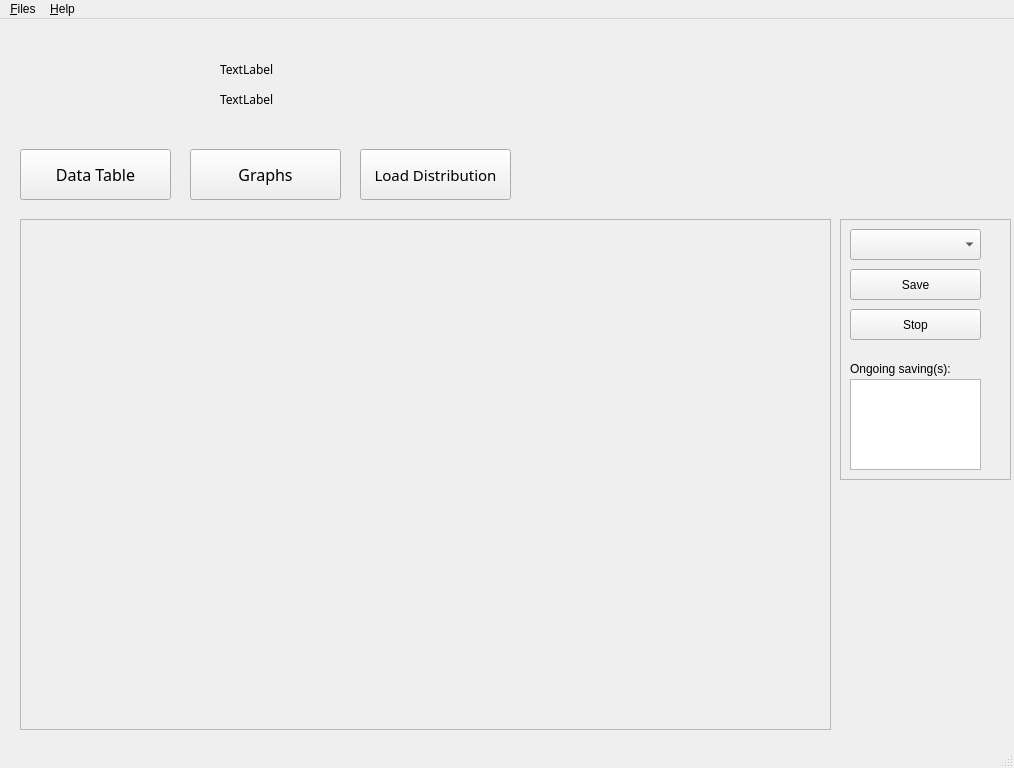
<?xml version="1.0" encoding="UTF-8"?>
<ui version="4.0">
 <class>MainWindow</class>
 <widget class="QMainWindow" name="MainWindow">
  <property name="geometry">
   <rect>
    <x>0</x>
    <y>0</y>
    <width>1014</width>
    <height>768</height>
   </rect>
  </property>
  <property name="windowTitle">
   <string>MainWindow</string>
  </property>
  <widget class="QWidget" name="centralwidget">
   <widget class="QScrollArea" name="scrollArea">
    <property name="geometry">
     <rect>
      <x>20</x>
      <y>200</y>
      <width>811</width>
      <height>511</height>
     </rect>
    </property>
    <property name="widgetResizable">
     <bool>true</bool>
    </property>
    <widget class="QWidget" name="scrollAreaWidgetContents">
     <property name="geometry">
      <rect>
       <x>0</x>
       <y>0</y>
       <width>809</width>
       <height>509</height>
      </rect>
     </property>
    </widget>
   </widget>
   <widget class="QPushButton" name="TableButton">
    <property name="geometry">
     <rect>
      <x>20</x>
      <y>130</y>
      <width>151</width>
      <height>51</height>
     </rect>
    </property>
    <property name="font">
     <font>
      <family>Segoe UI Light</family>
      <pointsize>12</pointsize>
     </font>
    </property>
    <property name="text">
     <string>Data Table</string>
    </property>
   </widget>
   <widget class="QPushButton" name="GraphButton">
    <property name="geometry">
     <rect>
      <x>190</x>
      <y>130</y>
      <width>151</width>
      <height>51</height>
     </rect>
    </property>
    <property name="font">
     <font>
      <family>Segoe UI Light</family>
      <pointsize>12</pointsize>
     </font>
    </property>
    <property name="text">
     <string>Graphs</string>
    </property>
   </widget>
   <widget class="QPushButton" name="LDButton">
    <property name="geometry">
     <rect>
      <x>360</x>
      <y>130</y>
      <width>151</width>
      <height>51</height>
     </rect>
    </property>
    <property name="font">
     <font>
      <family>Segoe UI Light</family>
      <pointsize>11</pointsize>
     </font>
    </property>
    <property name="text">
     <string>Load Distribution</string>
    </property>
   </widget>
   <widget class="QLabel" name="label">
    <property name="geometry">
     <rect>
      <x>10</x>
      <y>10</y>
      <width>91</width>
      <height>91</height>
     </rect>
    </property>
    <property name="text">
     <string/>
    </property>
    <property name="pixmap">
     <pixmap resource="Main.qrc">:/Icons/icons/1024px-University_of_Tehran_logo.svg_.png</pixmap>
    </property>
    <property name="scaledContents">
     <bool>true</bool>
    </property>
   </widget>
   <widget class="QLabel" name="label_2">
    <property name="geometry">
     <rect>
      <x>110</x>
      <y>10</y>
      <width>91</width>
      <height>91</height>
     </rect>
    </property>
    <property name="text">
     <string/>
    </property>
    <property name="pixmap">
     <pixmap resource="Main.qrc">:/Icons/icons/1024px-University_of_Tehran_logo.svg_.png</pixmap>
    </property>
    <property name="scaledContents">
     <bool>true</bool>
    </property>
   </widget>
   <widget class="QLabel" name="Time">
    <property name="geometry">
     <rect>
      <x>220</x>
      <y>40</y>
      <width>191</width>
      <height>21</height>
     </rect>
    </property>
    <property name="font">
     <font>
      <family>Segoe UI Light</family>
      <pointsize>9</pointsize>
     </font>
    </property>
    <property name="text">
     <string>TextLabel</string>
    </property>
   </widget>
   <widget class="QLabel" name="Date">
    <property name="geometry">
     <rect>
      <x>220</x>
      <y>70</y>
      <width>191</width>
      <height>21</height>
     </rect>
    </property>
    <property name="font">
     <font>
      <family>Segoe UI Light</family>
      <pointsize>9</pointsize>
     </font>
    </property>
    <property name="text">
     <string>TextLabel</string>
    </property>
   </widget>
   <widget class="QFrame" name="frame">
    <property name="geometry">
     <rect>
      <x>840</x>
      <y>200</y>
      <width>171</width>
      <height>261</height>
     </rect>
    </property>
    <property name="frameShape">
     <enum>QFrame::StyledPanel</enum>
    </property>
    <property name="frameShadow">
     <enum>QFrame::Raised</enum>
    </property>
    <widget class="QComboBox" name="comboBox">
     <property name="geometry">
      <rect>
       <x>10</x>
       <y>10</y>
       <width>131</width>
       <height>31</height>
      </rect>
     </property>
    </widget>
    <widget class="QPushButton" name="pushButton">
     <property name="geometry">
      <rect>
       <x>10</x>
       <y>50</y>
       <width>131</width>
       <height>31</height>
      </rect>
     </property>
     <property name="text">
      <string>Save</string>
     </property>
    </widget>
    <widget class="QListView" name="listView">
     <property name="geometry">
      <rect>
       <x>10</x>
       <y>160</y>
       <width>131</width>
       <height>91</height>
      </rect>
     </property>
    </widget>
    <widget class="QPushButton" name="pushButton_2">
     <property name="geometry">
      <rect>
       <x>10</x>
       <y>90</y>
       <width>131</width>
       <height>31</height>
      </rect>
     </property>
     <property name="text">
      <string>Stop</string>
     </property>
    </widget>
    <widget class="QLabel" name="label_3">
     <property name="geometry">
      <rect>
       <x>10</x>
       <y>140</y>
       <width>111</width>
       <height>20</height>
      </rect>
     </property>
     <property name="text">
      <string>Ongoing saving(s):</string>
     </property>
    </widget>
   </widget>
  </widget>
  <widget class="QMenuBar" name="menubar">
   <property name="geometry">
    <rect>
     <x>0</x>
     <y>0</y>
     <width>1014</width>
     <height>26</height>
    </rect>
   </property>
   <widget class="QMenu" name="menu_Files">
    <property name="title">
     <string>&amp;Files</string>
    </property>
    <addaction name="action_Exit"/>
    <addaction name="action_Save"/>
   </widget>
   <widget class="QMenu" name="menu_Help">
    <property name="title">
     <string>&amp;Help</string>
    </property>
    <addaction name="action_User_Instruction"/>
    <addaction name="action_About"/>
   </widget>
   <addaction name="menu_Files"/>
   <addaction name="menu_Help"/>
  </widget>
  <widget class="QStatusBar" name="statusbar"/>
  <action name="action_Exit">
   <property name="text">
    <string>&amp;Exit</string>
   </property>
  </action>
  <action name="action_Save">
   <property name="text">
    <string>&amp;Save</string>
   </property>
  </action>
  <action name="action_User_Instruction">
   <property name="text">
    <string>&amp;User Instruction</string>
   </property>
  </action>
  <action name="action_About">
   <property name="text">
    <string>&amp;About</string>
   </property>
  </action>
 </widget>
 <resources>
  <include location="Main.qrc"/>
 </resources>
 <connections/>
</ui>
